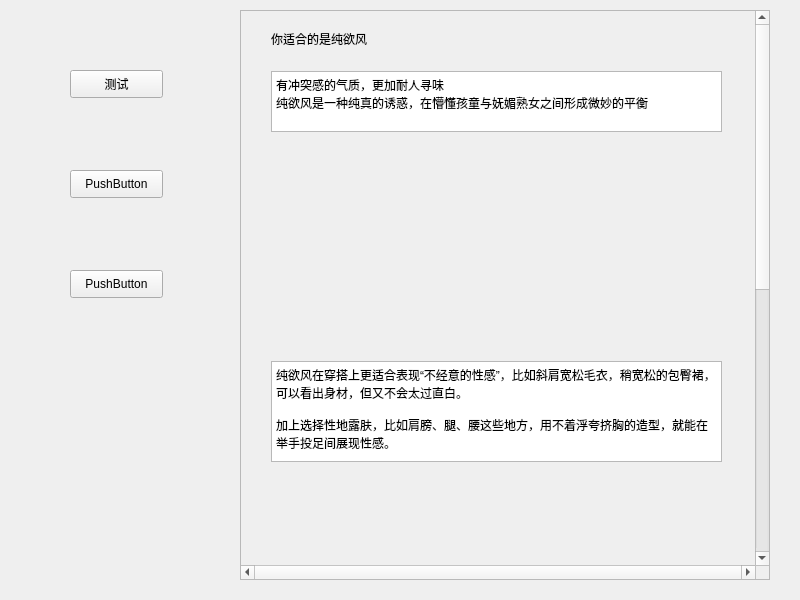
<?xml version="1.0" encoding="UTF-8"?>
<ui version="4.0">
 <class>w_s_r</class>
 <widget class="QWidget" name="w_s_r">
  <property name="geometry">
   <rect>
    <x>0</x>
    <y>0</y>
    <width>800</width>
    <height>600</height>
   </rect>
  </property>
  <property name="minimumSize">
   <size>
    <width>800</width>
    <height>600</height>
   </size>
  </property>
  <property name="maximumSize">
   <size>
    <width>800</width>
    <height>600</height>
   </size>
  </property>
  <property name="windowTitle">
   <string>Form</string>
  </property>
  <widget class="QScrollArea" name="scrollArea">
   <property name="geometry">
    <rect>
     <x>240</x>
     <y>10</y>
     <width>530</width>
     <height>570</height>
    </rect>
   </property>
   <property name="verticalScrollBarPolicy">
    <enum>Qt::ScrollBarAlwaysOn</enum>
   </property>
   <property name="horizontalScrollBarPolicy">
    <enum>Qt::ScrollBarAlwaysOn</enum>
   </property>
   <property name="widgetResizable">
    <bool>false</bool>
   </property>
   <widget class="QWidget" name="scrollAreaWidgetContents">
    <property name="geometry">
     <rect>
      <x>0</x>
      <y>-553</y>
      <width>500</width>
      <height>1100</height>
     </rect>
    </property>
    <widget class="QLabel" name="label">
     <property name="geometry">
      <rect>
       <x>30</x>
       <y>20</y>
       <width>221</width>
       <height>16</height>
      </rect>
     </property>
     <property name="text">
      <string>你适合的是纯欲风</string>
     </property>
    </widget>
    <widget class="QTextBrowser" name="textBrowser">
     <property name="geometry">
      <rect>
       <x>30</x>
       <y>60</y>
       <width>451</width>
       <height>61</height>
      </rect>
     </property>
     <property name="html">
      <string>&lt;!DOCTYPE HTML PUBLIC &quot;-//W3C//DTD HTML 4.0//EN&quot; &quot;http://www.w3.org/TR/REC-html40/strict.dtd&quot;&gt;
&lt;html&gt;&lt;head&gt;&lt;meta name=&quot;qrichtext&quot; content=&quot;1&quot; /&gt;&lt;style type=&quot;text/css&quot;&gt;
p, li { white-space: pre-wrap; }
&lt;/style&gt;&lt;/head&gt;&lt;body style=&quot; font-family:'SimSun'; font-size:9pt; font-weight:400; font-style:normal;&quot;&gt;
&lt;p style=&quot; margin-top:0px; margin-bottom:0px; margin-left:0px; margin-right:0px; -qt-block-indent:0; text-indent:0px;&quot;&gt;有冲突感的气质，更加耐人寻味&lt;/p&gt;
&lt;p style=&quot; margin-top:0px; margin-bottom:0px; margin-left:0px; margin-right:0px; -qt-block-indent:0; text-indent:0px;&quot;&gt;纯欲风是一种纯真的诱惑，在懵懂孩童与妩媚熟女之间形成微妙的平衡&lt;/p&gt;&lt;/body&gt;&lt;/html&gt;</string>
     </property>
    </widget>
    <widget class="QLabel" name="label_2">
     <property name="geometry">
      <rect>
       <x>30</x>
       <y>130</y>
       <width>451</width>
       <height>211</height>
      </rect>
     </property>
     <property name="text">
      <string/>
     </property>
    </widget>
    <widget class="QTextBrowser" name="textBrowser_2">
     <property name="geometry">
      <rect>
       <x>30</x>
       <y>350</y>
       <width>451</width>
       <height>101</height>
      </rect>
     </property>
     <property name="html">
      <string>&lt;!DOCTYPE HTML PUBLIC &quot;-//W3C//DTD HTML 4.0//EN&quot; &quot;http://www.w3.org/TR/REC-html40/strict.dtd&quot;&gt;
&lt;html&gt;&lt;head&gt;&lt;meta name=&quot;qrichtext&quot; content=&quot;1&quot; /&gt;&lt;style type=&quot;text/css&quot;&gt;
p, li { white-space: pre-wrap; }
&lt;/style&gt;&lt;/head&gt;&lt;body style=&quot; font-family:'SimSun'; font-size:9pt; font-weight:400; font-style:normal;&quot;&gt;
&lt;p style=&quot; margin-top:0px; margin-bottom:0px; margin-left:0px; margin-right:0px; -qt-block-indent:0; text-indent:0px;&quot;&gt;纯欲风在穿搭上更适合表现“不经意的性感”，比如斜肩宽松毛衣，稍宽松的包臀裙，可以看出身材，但又不会太过直白。&lt;/p&gt;
&lt;p style=&quot;-qt-paragraph-type:empty; margin-top:0px; margin-bottom:0px; margin-left:0px; margin-right:0px; -qt-block-indent:0; text-indent:0px;&quot;&gt;&lt;br /&gt;&lt;/p&gt;
&lt;p style=&quot; margin-top:0px; margin-bottom:0px; margin-left:0px; margin-right:0px; -qt-block-indent:0; text-indent:0px;&quot;&gt;加上选择性地露肤，比如肩膀、腿、腰这些地方，用不着浮夸挤胸的造型，就能在举手投足间展现性感。&lt;/p&gt;&lt;/body&gt;&lt;/html&gt;</string>
     </property>
    </widget>
    <widget class="QLabel" name="label_3">
     <property name="geometry">
      <rect>
       <x>30</x>
       <y>460</y>
       <width>441</width>
       <height>231</height>
      </rect>
     </property>
     <property name="text">
      <string/>
     </property>
    </widget>
    <widget class="QTextBrowser" name="textBrowser_3">
     <property name="geometry">
      <rect>
       <x>30</x>
       <y>710</y>
       <width>451</width>
       <height>61</height>
      </rect>
     </property>
     <property name="html">
      <string>&lt;!DOCTYPE HTML PUBLIC &quot;-//W3C//DTD HTML 4.0//EN&quot; &quot;http://www.w3.org/TR/REC-html40/strict.dtd&quot;&gt;
&lt;html&gt;&lt;head&gt;&lt;meta name=&quot;qrichtext&quot; content=&quot;1&quot; /&gt;&lt;style type=&quot;text/css&quot;&gt;
p, li { white-space: pre-wrap; }
&lt;/style&gt;&lt;/head&gt;&lt;body style=&quot; font-family:'SimSun'; font-size:9pt; font-weight:400; font-style:normal;&quot;&gt;
&lt;p style=&quot; margin-top:0px; margin-bottom:0px; margin-left:0px; margin-right:0px; -qt-block-indent:0; text-indent:0px;&quot;&gt;颜色上浅色系是首选，比如经典的白色，或者柔和的浅黄、浅粉，兼具清纯感和性感。如果皮肤很白，也可以选择明艳的亮色来放大女性感。&lt;/p&gt;&lt;/body&gt;&lt;/html&gt;</string>
     </property>
    </widget>
    <widget class="QLabel" name="label_4">
     <property name="geometry">
      <rect>
       <x>30</x>
       <y>790</y>
       <width>451</width>
       <height>251</height>
      </rect>
     </property>
     <property name="text">
      <string/>
     </property>
    </widget>
   </widget>
  </widget>
  <widget class="QPushButton" name="pushButton">
   <property name="geometry">
    <rect>
     <x>70</x>
     <y>70</y>
     <width>93</width>
     <height>28</height>
    </rect>
   </property>
   <property name="text">
    <string>测试</string>
   </property>
  </widget>
  <widget class="QPushButton" name="pushButton_2">
   <property name="geometry">
    <rect>
     <x>70</x>
     <y>170</y>
     <width>93</width>
     <height>28</height>
    </rect>
   </property>
   <property name="text">
    <string>PushButton</string>
   </property>
  </widget>
  <widget class="QPushButton" name="pushButton_3">
   <property name="geometry">
    <rect>
     <x>70</x>
     <y>270</y>
     <width>93</width>
     <height>28</height>
    </rect>
   </property>
   <property name="text">
    <string>PushButton</string>
   </property>
  </widget>
 </widget>
 <resources/>
 <connections/>
</ui>
